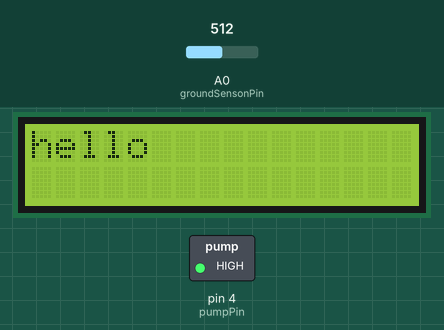
Simulated run of this program. Board: Arduino Uno, built with avr-gcc and run on an emulated ATmega328P. Parts: 16×2 character LCD, switched loads named in the program (green lamp = pin HIGH). The inputs (shaded band) are chosen by the test bench; at power-on: A0 (groundSensonPin) = 512. What the program prints to the serial monitor is not drawn.

Above: at 1.6 s.
1.7 s: A0 (groundSensonPin) set to 492
At 3.9 s:
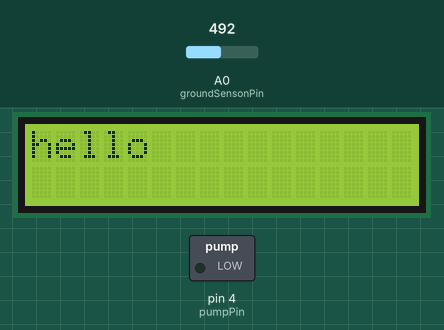
4.5 s: A0 (groundSensonPin) set to 511
At 7.3 s:
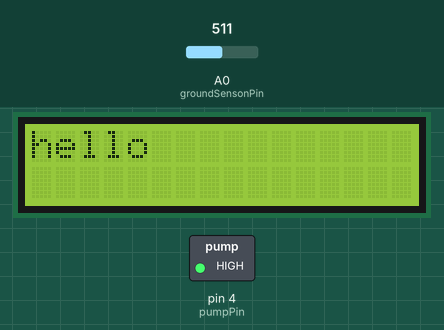
7.6 s: A0 (groundSensonPin) set to 306
At 9.6 s:
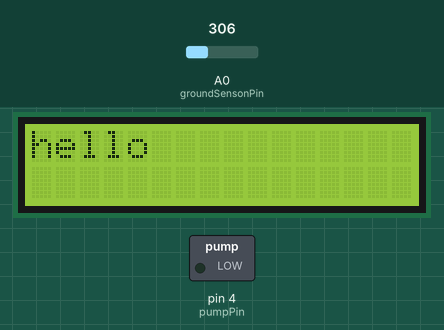
Timing chart, 0 to 11.1 s (numbered marks = the images above; inputs shaded):
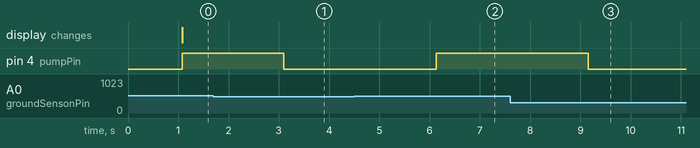

The program:

main.cpp
```cpp
#include <Arduino.h>
#include <LiquidCrystal_I2C.h>

const int groundSensonPin = 0;
const int minGroundSensorValue = 563;
const int maxGroundSensorValue = 295;
const int delayValue = 1000;
const int maxPersentageValue = 268;
const int groundHumidityMinValue = 20;
const int groundHumidityMaxValue = 60;
const int pumpPin = 4;
bool isPumpEnabled = false;
LiquidCrystal_I2C lcd(0x3F, 16, 2);

void DisplayHumidity(String text);
int GetGroundHumidity();
void TurnOnPump();
void TurnOffPump();

void setup() {
    Serial.begin(9600);
    pinMode(A0, INPUT);
    pinMode(pumpPin, OUTPUT);
    lcd.init();
    lcd.backlight();
}

void loop() {
    int groundHumidity = GetGroundHumidity();
    DisplayHumidity("hello");

    if(groundHumidity < groundHumidityMinValue)
    {
        TurnOnPump();
    } else if(isPumpEnabled){
        TurnOffPump();
    }
}

int GetGroundHumidity(){
    int currentValue = analogRead(groundSensonPin);
    int percentage = (563 - currentValue) / 2.68;
    Serial.println(percentage);
    delay(delayValue);

    return percentage;
}

void TurnOnPump(){
    isPumpEnabled = true;
    digitalWrite(pumpPin, HIGH);
}

void TurnOffPump(){
    isPumpEnabled = false;
    digitalWrite(pumpPin, LOW);
}

void DisplayHumidity(String text){
    lcd.clear();
    lcd.setCursor(0, 0);
    lcd.println(text);
}
```

Measured:
- the behaviour switches between 510 and 509 on A0 (groundSensonPin) (found by bisection; images 0 and 1)
- after the input at 1.7 s, pin 4 (pumpPin): HIGH → LOW after 1.4 s
- after the input at 4.5 s, pin 4 (pumpPin): LOW → HIGH after 1.6 s
- after the input at 7.6 s, pin 4 (pumpPin): HIGH → LOW after 1.6 s
